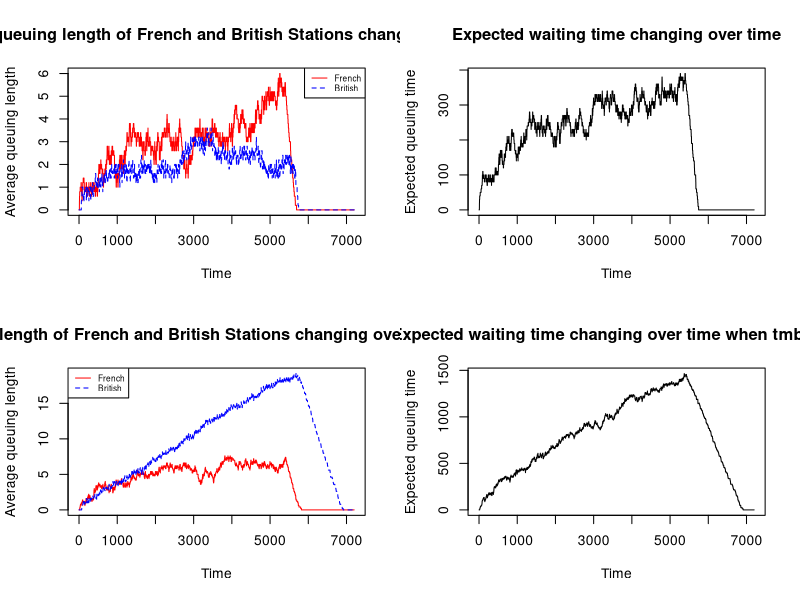

Recreate this plot in R. (Note: a time limit stopped this script after it produced the figure.)
# Group members: Bo Gao(s2511232), Zheyue Lin(s2519324) and Xinran Zhu(s2508695)
# Bo Gao(s2511232) and Zheyue Lin(s2519324) worked together to design the function "qsim()"
# Xinran Zhu(s2508695) worked on plots showing how average queuing lengths and expected waiting time changing over time and calculating the probability of at least one car missing the ferry



# Define a function "finish()" to move a car out of the queue after finishing being processed
# Also, "finish()" will give a processing time to the next car in the queue after the previous one got moved
# "station": French stations f or British stations b
# "station" will be a matrix with several columns and two rows "qn" and "dt", where row "qn" stores the number of queuing cars in each station
# row "dt" stores processing times for the first cars in each queue
# "queue": the queue in the station
# "tr" and "tm": the processing time will be within (tm, tr+tm)
finish <- function(station, queue, tr, tm){
  
  # Reduce one from the number of queuing cars in this queue if there is one car finished being processed
  station["qn", queue] <- station["qn", queue] - 1
  
  # If there are more cars in the queue ready for being processed,
  # use 'sample()' to generate a processing time for the first car in the queue
  if(station["qn", queue] > 0){
    station["dt", queue] <- sample(tm:(tm+tr), 1) 
  }
  # If there is no car left in the queue, we give "-1" as an indicator, just for convenience 
  else{
    station["dt", queue] <- -1
  }
  # "finish()" function will return updated "station" matrix
  return(station)
}



# Define another function "insert()" to find the shortest queue 
# and insert the newly arriving car into the queue
# If this newly arriving car will be put into a queue without any cars waiting,
# this car will also be given a processing time within (tm, tr+tm)
insert <- function(station, tr, tm){
  # Find the shortest queue
  qn_min <- which.min(station["qn", ]) 
  # The newly arrived car will join the shortest queue, so the number of queuing cars will increase 1
  station["qn", qn_min] <- station["qn", qn_min] + 1
  
  # According to "finish()" function we had defined above, 
  # "-1" for processing time means there's no car waiting in the queue, 
  # so we use "sample()" function to generate a processing time for this car
  if(station["dt", qn_min] == -1){
    station["dt", qn_min] <- sample(tm:(tm+tr), 1)
  }
  # "insert()" function will return updated "station" matrix
  return (station)
}




t_total <- 2*60*60 # Total simulation time will be 2 hours, equally 7200 seconds
t_newcar <- 1.5*60*60 # New cars will only enter French station in the first 1.5 hours




# Define function "qsim(mf,mb,a.rate,trb,trf,tmb,tmf,maxb)" to simulate the process the cars enter the French stations,
# then move to British stations from French ones after finishing being processing, 
# and finally leave British station after being processed

# "mf" is the number of French stations
# "mb" is the number of British stations
# "a.rate" is the probability a new car arrives at French stations in one second
# The processing time in the French stations will be a random number uniformly distributed between (tmf,tmf+trf) 
# The processing time in the British stations will be a random number uniformly distributed between (tmb,tmb+trb) 
# The maximum number of cars in each British station will be "maxb"

qsim <- function(mf = 5, mb = 5, a.rate = 0.1, trb = 40, trf = 40, tmb = 30, tmf = 30, maxb = 20) {
  
  nf <- c() # nf is a list to store the average queuing length in French stations for each second
  nb <- c() # nb is a list to store the average queuing length in British stations for each second
  eq <- c() # eq is a list to store the expected waiting time for each second
  
  # Create a matrix "f" with "mf" columns as French stations, and two rows "dt" and "qn"
  # Where "qn" stores the queuing length in each station and "dt" have the processing time for the first car in each station
  column_names_f <- paste0("station_", seq_len(mf))
  # "-1" is the indicator showing the queue is empty
  f <- matrix(c(0,-1), nrow = 2, ncol = length(column_names_f))
  colnames(f) <- column_names_f
  rownames(f) <- c("qn","dt")
  # The same idea to create matrix "b" for British stations
  column_names_b <- paste0("station_", seq_len(mb))
  b <- matrix(c(0,-1), nrow = 2, ncol = length(column_names_b))
  colnames(b) <- column_names_b
  rownames(b) <- c("qn","dt")
  
  # Before the simulation starts, the time having passed is set to be zero
  t_passed <- 0
  
  # while loop for t_total simulation time
  while(t_passed < t_total){
    print("t")
    print(t_passed)
    print("f")
    print(f)
    print("b")
    print(b)
    
    # Sort the processing time "dt" in the station matrix and pick out the smallest one
    min_processing_t <- min(min(f["dt", ]), min(b["dt", ]))
    
    if (min_processing_t > 0){
      for (s in 1:min_processing_t){
        if(t_passed < t_newcar){
          # During this time, there might be new cars arriving in the French stations if it's in the first 1.5 hours simulation time
          # Use "sample()" to simulate whether there is new car arrived
          # "True" stands for a new car arrived and "False" means not
          # The probability for a new car arrived in one second will be "a.rate", and "1-a.rate" for there is no car arriving
          if (sample(c(TRUE,FALSE), size = 1, prob = c(a.rate, 1-a.rate))){
            # If there is a new car arrived,
            # Average queue length in French station will increase 1/mf
            # Expected processing time will increase 1/mf*(tmf + trf/2)
            f["qn", which.min(f["qn", ])] <- f["qn", which.min(f["qn", ])] + 1
            nf[[length(nf) + 1]] <- nf[[length(nf)]] + 1/mf 
            eq[[length(eq) + 1]] <- eq[[length(eq)]] + 1/mf*(tmf + trf/2) 
            t_passed <- t_passed + 1 # One second has passed
          }else{
            # The average queuing length in French stations and expected processing time won't change if there is no car arrived
            nf[[length(nf) + 1]] <- nf[[length(nf)]]
            eq[[length(eq) + 1]] <- eq[[length(eq)]]
            t_passed <- t_passed + 1
          }
        }else{
          # There won't be new cars arriving after t_passed is above 1.5 hours
          # "nf" and "eq" won't change for min_processing_t-s+1 this period time
          nf<- c(nf, rep(nf[[length(nf)]],min_processing_t - s + 1))
          eq<- c(eq, rep(eq[[length(eq)]],min_processing_t - s + 1))
          t_passed <- t_passed + min_processing_t - s + 1 # min_processing_t - s + 1 seconds have passed
          break
        }
      }
    
    # Before the shortest processing time passed, there won't be cars moving into or out from British stations,
    # which means the average queuing length in British stations will be the same during this minimum processing time
    # So we append the "nb" list with same numbers
    nb <- c(nb, rep(nb[[length(nb)]],min_processing_t))
    # Cut these passed time off from processing time
    f["dt", ] <- f["dt", ] - min_processing_t
    b["dt", ] <- b["dt", ] - min_processing_t
    
    # If the minimum processing time is zero, which means there will be a car moving
    # So all of nf, nb and eq will change
    # And we need "insert()" and "finish()" functions to help move cars out of the queue and insert new cars
    }else{
      # Notice: Since the cars can't leave from the French station to the British one if there is no available queues in British station, 
      # so we start with analyzing the queues in British station
      # Find the columns that with 0 processing time in British stations
      # Then move those cars with 0 processing time out of the queues using "finish()" function to cut them off the queue and give a processing time to the next car
      for( i in which(b["dt", ] %in% 0)){
        b <- finish(b, i, trb, tmb)
      }
      # For the cars with 0 processing time in French stations,
      # Use "finish()" to move car out of French stations and use "insert()" to move them into British stations
      for (i in which(f["dt", ] %in% 0)){
        # Cars can only move from French stations to British ones 
        # if the number of cars queuing in the British stations is less than its maximum capacity 
        if(sum(b["qn", ]) < maxb*mb){
        f <- finish(f, i, trf, tmf)
        b <- insert(b, trb, tmb)
        }
      }
      # New cars arrive at French stations in the first 1.5 hours
      if (t_passed < t_newcar){
        if (sample(c(TRUE,FALSE), size = 1, prob = c(a.rate, 1-a.rate))){
          # If "sample()" function generates "TURE" as the result, 
          # which means a new car arrives at the French stations
          # We will use "insert()" defined above to put a new car in the queue in the French station
          f <- insert(f, trf, tmf)
        }
      }
      
      # One iteration in this loop means one second has passed, so we cut one second off from the positive processing time for each car
      f["dt", ] <- apply(f["dt", , drop = FALSE], 1, function(row) {
        ifelse(row > 0, row - 1, row)
      })
      b["dt", ] <- apply(b["dt", , drop = FALSE], 1, function(row) {
        ifelse(row > 0, row - 1, row)
      })
      
      t_passed <- t_passed + 1
      
      # avg_f is the average queue length in the French stations
      avg_f <- sum(f["qn", ])/mf
      # avg_b is the average queue length in the British stations
      avg_b <- sum(b["qn", ])/mb 
      
      # Update the average queue length and expected waiting time for this second to the lists storing results across the simulation
      nf[[length(nf) + 1]] <- avg_f
      nb[[length(nb) + 1]] <- avg_b
      eq[[length(eq) + 1]] <- avg_f*(tmf + trf/2) + avg_b*(tmb + trb/2)
    }
  }
  # "qsim()" function will return a list including 3 sublists
  # nf is a list to store the average queue length in French station for each second
  # nb is a list to store the average queue length in British station for each second
  # eq is a list to store the expected waiting time for each second
  return(list(nf, nb, eq))
}

iqsim <- qsim() # Default parameters simulation result
jqsim <- qsim(tmb = 40) # Set the minimum processing time in British station as 40 simulation result

# Create a panel with 2-row, 2-row plots
par(mfrow = c(2,2))

# Plot of French and British queue lengths changing over time
matplot(1:7200, cbind(iqsim[[1]],iqsim[[2]]), type = 'l', col = c("red", "blue"), 
        xlab = "Time", ylab = "Average queuing length", 
        main = "Average queuing length of French and British Stations changing over time")
legend("topright", c("French", "British"), col = c("red", "blue"), lty = 1:2, cex = 0.6)

# Plot of expected waiting time changing over time
matplot(1:7200, iqsim[[3]], type = 'l', xlab = "Time", ylab = "Expected queuing time", 
        main = "Expected waiting time changing over time")

# Plot of French and British queuing lengths changing over time when the minimum British handling time is set as 40 seconds
matplot(1:7200, cbind(jqsim[[1]],jqsim[[2]]), type = 'l', col = c("red", "blue"), 
        xlab = "Time", ylab = "Average queuing length", 
        main = "Average queuing length of French and British Stations changing over time when tmb = 40 ")
legend("topleft", c("French", "British"), col = c("red", "blue"), lty = 1:2, cex = 0.6)

# Plot of expected waiting time changing over time when the minimum British handling time is set as seconds
matplot(1:7200, jqsim[[3]], type = 'l', xlab = "Time", ylab = "Expected queuing time", 
        main = "Expected waiting time changing over time when tmb = 40")



# Probability of at least one car missing the ferry departure = 
# the total number of times nf>0 or nb>0 / simulation times
# n_missing stores the total number of times with positive queuing lengths after 2 hours
n_missing <- 0 

for (i in 1:100){
  nqsim <- qsim(tmb = 40)
  if (nqsim[[2]][7200] > 0 || nqsim[[1]][7200] > 0){
    n_missing <- n_missing + 1
  }
}

# Print out the probability
print(paste0("The probability of at least one car missing the ferry departure is ", n_missing/100))
